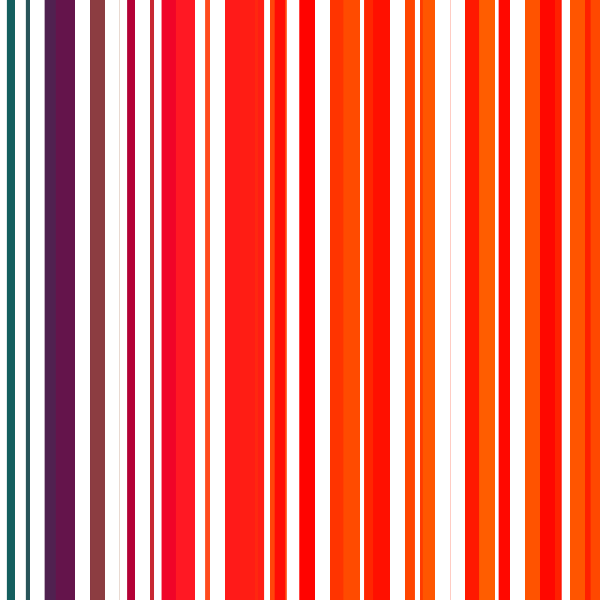
Frame 1 (no input)
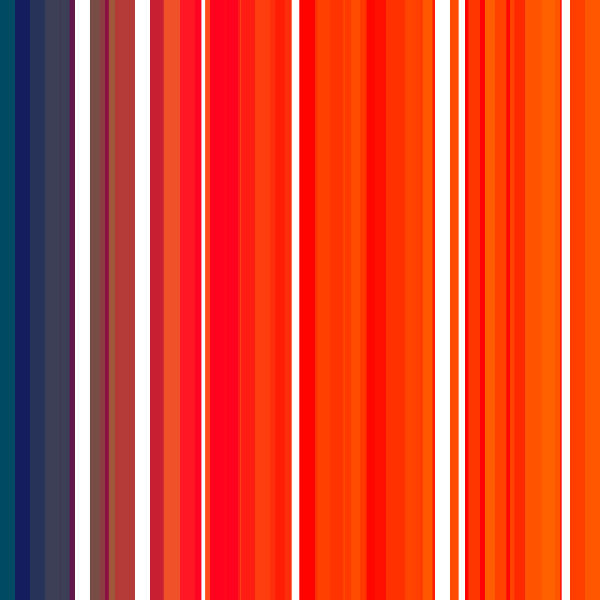
Frame 2 (the mouse pressed at the canvas centre, redrawn once)

The Processing sketch that drew these frames (run headless with seeded random() and noise(); the mouse was pressed at the canvas centre and the sketch redrawn once):

// Processing sketch: processing_7717
// ── processing_7717.pde


int stripewidth = 5; // width of our stripes
int stripespacing = 15; // space between stripes
int numstripes = 100; // how many stripes
int striperandomness = 25;// how much randomness

void setup(){
  size(600,600);
  background(255);
}

void draw(){
  noLoop();
  // iteration - doing things lots of times
  fill(100);
  noStroke();
  for(int i = 0; i < numstripes; i = i+1 ){ // a for loop 
    fill(i*20,random(100),100 - i*5);  
    rect(i*stripespacing,0,stripewidth + random(-striperandomness,striperandomness),600); // rect x y width height
    // make the counter - i ; 
    // continue while this is true - i < 20;
    // do this each time you loop - i++ - increase i by 1
  }
}
